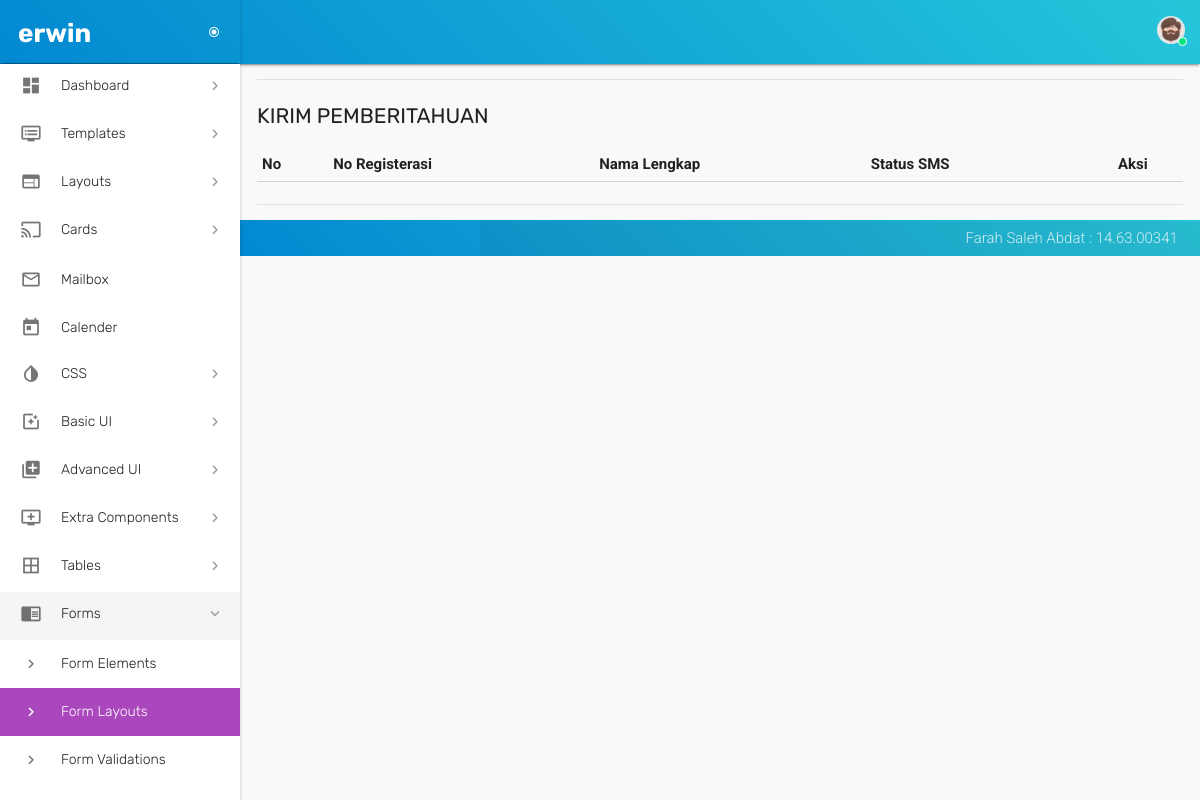
Page /sms_data.php (signed in) on the earlier database version.
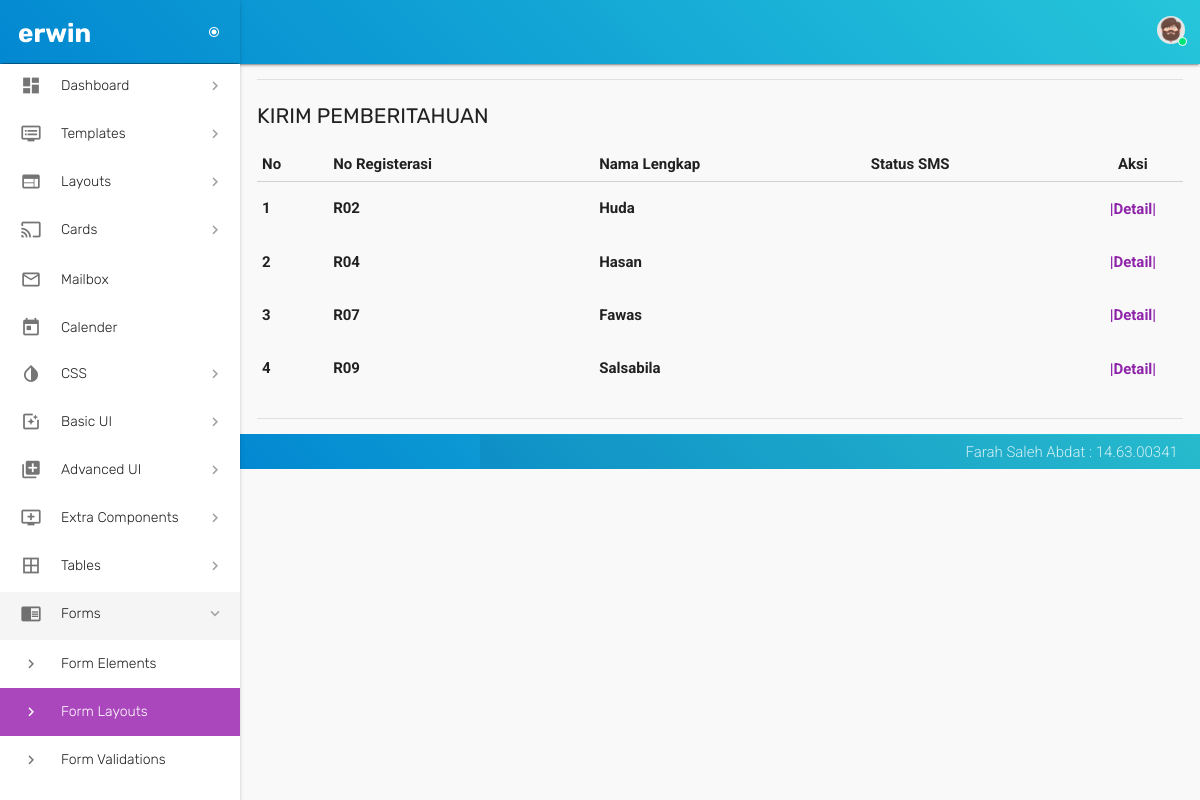
Same page on the later database version.
### tables this page shows
CREATE TABLE `log_sms` (
  `id_sms` int(21) NOT NULL,
  `id_pasien` int(21) NOT NULL,
  `id_kamar` int(21) NOT NULL,
  `isi_pesan` text,
  `status` enum('New','Old') DEFAULT NULL,
  `keterangan` text
);

CREATE TABLE `pasien` (
  `id_pasien` int(21) NOT NULL,
  `no_registerasi` varchar(30) NOT NULL,
  `nama_lengkap` varchar(30) NOT NULL,
  `nama_ibu_kandung` varchar(30) NOT NULL,
  `tempat_lahir` varchar(30) NOT NULL,
  `tgl_lahir` date NOT NULL,
  `jenis_kelamin` enum('Laki-laki','Perempuan') NOT NULL,
  `agama` enum('Islam','Kristen','Budha','Hindu','Protestan') NOT NULL,
  `no_telepon` varchar(21) NOT NULL,
  `no_telepon_lain` varchar(21) NOT NULL,
  `pekerjaan` varchar(31) NOT NULL,
  `alamat_jln` text NOT NULL,
  `kabupaten_kota` varchar(30) NOT NULL,
  `kecamatan` varchar(30) DEFAULT NULL,
  `desa` varchar(30) DEFAULT NULL,
  `rt_rw` varchar(21) NOT NULL,
  `status` enum('Baru','Keluar') NOT NULL DEFAULT 'Baru'
);

### sms_data.php (the view, shortened to what this page needs)
<?php
 if (empty($_SESSION['username'])) {
 header("location:login_form.php");
 }
 else {
 ?>
<!DOCTYPE html>
<html lang="en">
  <head>
    <link href="assets/css/materialize.css" type="text/css" rel="stylesheet">
    <link href="assets/css/style.css" type="text/css" rel="stylesheet">
    <link href="assets/css/custom.css" type="text/css" rel="stylesheet">
    <link href="assets/css/perfect-scrollbar.css" type="text/css" rel="stylesheet">
    <link href="assets/css/jquery-jvectormap.css" type="text/css" rel="stylesheet">
    <link href="assets/css/jquery.dataTables.min.css" type="text/css" rel="stylesheet">
  </head>
  <body>
  <?php include 'config/header.php'; ?>
  <?php include 'config/menu.php'; ?>
        <section id="content">
          <div class="container">
            <div class="section">
              <div class="divider"></div>
              <div id="table-datatables">
                <h4 class="header">Kirim Pemberitahuan</h4>
                <div class="row">
                  <div class="col s12">
                    <table id="data-table-simple" class="responsive-table display" cellspacing="0">
                        <thead>
                        <tr>
                        <th> No </th>
                        <th> No Registerasi </th>
                        <th> Nama Lengkap </th>
                        <th> Status SMS </th>
                        <th style="width:100px;text-align: center;"> Aksi </th>
                        </tr>
                        </thead>
                       <tbody>
                        <?php
                        include 'config/koneksiDB.php';
                        $query="SELECT pasien.no_registerasi, pasien.nama_lengkap, pasien.nama_ibu_kandung, pasien.tempat_lahir, pasien.tgl_lahir, pasien.jenis_kelamin, pasien.no_telepon, pasien.alamat_jln, pasien.kabupaten_kota, kamar.nama_kamar, kamar.kelas, kamar.lokasi, log_sms.id_sms, log_sms.status FROM log_sms LEFT JOIN pasien ON pasien.id_pasien = log_sms.id_pasien LEFT JOIN kamar ON kamar.id_kamar = log_sms.id_kamar ORDER BY log_sms.id_sms DESC";
                        $result=mysqli_query($koneksi, $query) or die(mysqli_error());
                        $no=1;
                        while ($data = mysqli_fetch_array($result, MYSQLI_BOTH)){
                        ?>
                        <tr>
                        <td><?php echo $no++; ?></td>
                        <td><?php echo $data['no_registerasi']; ?></td>
                        <td><?php echo $data['nama_lengkap']; ?></td>
                        <td style="color: red"><?php echo $data['status']; ?></td>
                        <td style="width:100px;text-align: center;">
                        <a class='waves-effect waves-light modal-trigger' href='#modal2<?php echo $data['id_sms']; ?>'>|Detail|</a>
                        </td>
                        </tr>
                        <?php
                        }
                        ?>
                   </tbody>
                    </table>
                  </div>
                </div>
              </div>
            <br>
          <div class="divider"></div>
        </div>
      </div>
        </section>
    <?php include 'config/footer.php'; ?>
  </body>
</html>
<?php } ?>

Differences in the rows shown:
added log_sms: id_pasien.no_registerasi "R02", id_pasien.nama_lengkap "Huda"
added log_sms: id_pasien.no_registerasi "R04", id_pasien.nama_lengkap "Hasan"
added log_sms: id_pasien.no_registerasi "R07", id_pasien.nama_lengkap "Fawas"
added log_sms: id_pasien.no_registerasi "R09", id_pasien.nama_lengkap "Salsabila"
